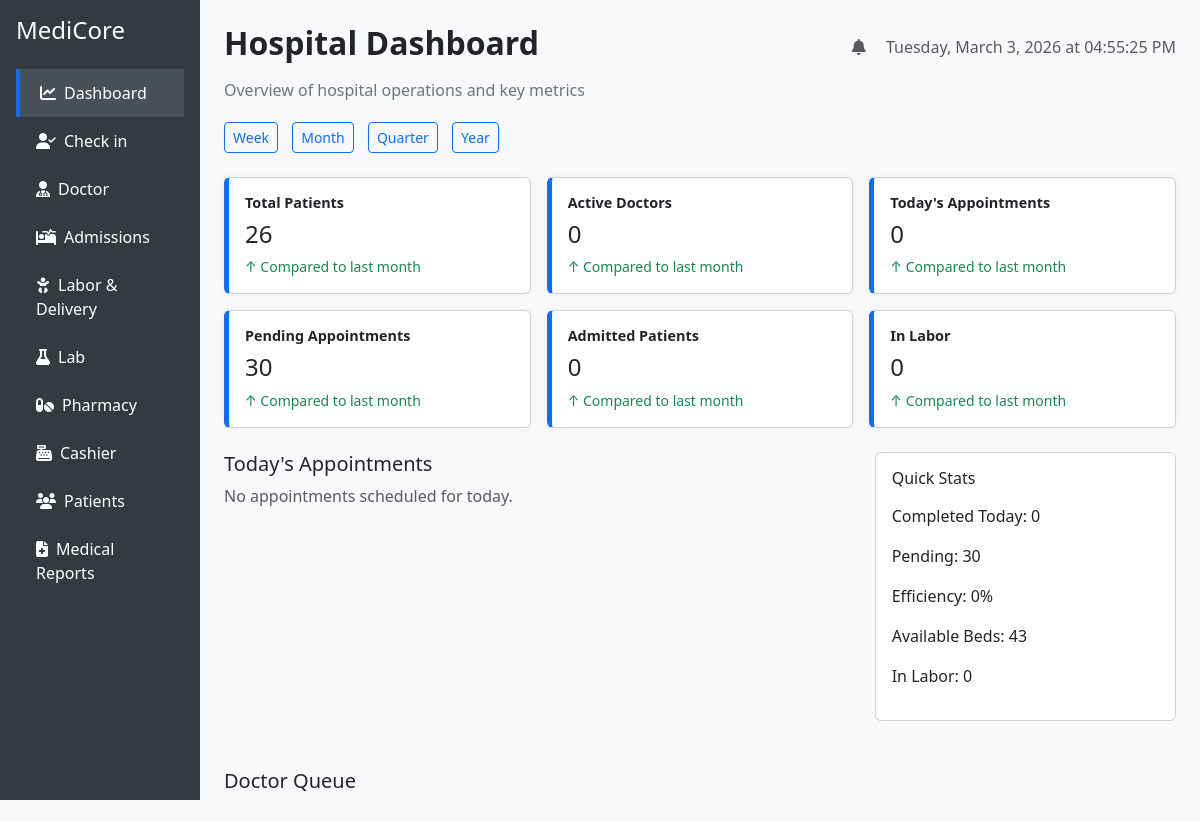
Before: / with the older database file.
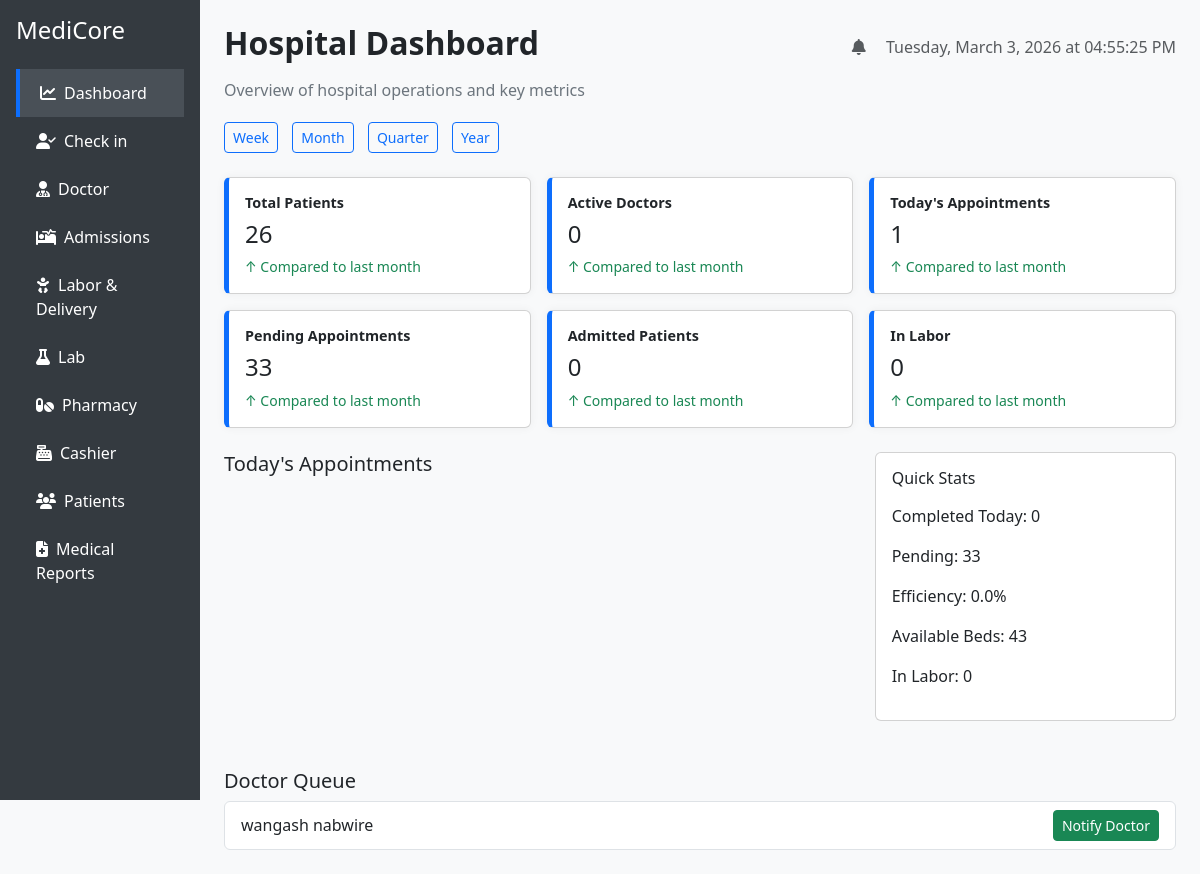
After: the same page with the newer database file.
### tables this page shows
CREATE TABLE appointments (
  id INTEGER PRIMARY KEY AUTOINCREMENT,
  patient_id INTEGER,
  doctor_id INTEGER,
  appointment_date TEXT,
  duration_minutes INTEGER,
  status TEXT,
  appointment_type TEXT,
  notes TEXT,
  is_active INTEGER DEFAULT 1,
  created_at TEXT,
  updated_at TEXT
);

### app.py (the view)
@app.route('/')
def dashboard():
    db = get_db()
    today_sql = datetime.now().strftime('%Y-%m-%d')
    today_display = datetime.now().strftime('%A, %B %d, %Y')
    stats = {
        'total_patients': db.execute(
            "SELECT COUNT(*) FROM patients WHERE is_active = 1"
        ).fetchone()[0],
        'total_doctors': db.execute(
            "SELECT COUNT(*) FROM doctors WHERE is_active = 1"
        ).fetchone()[0],
        'today_appointments': db.execute(
            "SELECT COUNT(*) FROM appointments WHERE DATE(appointment_date) = ?",
            (today_sql,)
        ).fetchone()[0],
        'pending_appointments': db.execute(
            "SELECT COUNT(*) FROM appointments WHERE status IN ('scheduled', 'confirmed')"
        ).fetchone()[0],
        'completed_appointments_today': db.execute(
            "SELECT COUNT(*) FROM appointments WHERE DATE(appointment_date) = ? AND status = 'completed'",
            (today_sql,)
        ).fetchone()[0],
        'admitted_patients': db.execute(
            "SELECT COUNT(*) FROM patients WHERE admission_status = 'admitted'"
        ).fetchone()[0],
        'in_labor': db.execute(
            "SELECT COUNT(*) FROM patients WHERE labor_status = 'active'"
        ).fetchone()[0],
        'available_beds': db.execute(
            "SELECT COUNT(*) FROM beds WHERE status = 'available'"
        ).fetchone()[0],
        'efficiency': 0
    }
    if stats['today_appointments'] > 0:
        stats['efficiency'] = round(
            (stats['completed_appointments_today'] / stats['today_appointments']) * 100, 2
        )
    queue = db.execute("""
        SELECT a.id, p.first_name || ' ' || p.last_name AS patient_name, a.status
        FROM appointments a
        JOIN patients p ON a.patient_id = p.id
        WHERE DATE(a.appointment_date) = ? AND a.status IN ('scheduled', 'confirmed')
        ORDER BY a.appointment_date ASC
    """, (today_sql,)).fetchall()
    appointments = db.execute("""
        SELECT a.*,
               p.first_name || ' ' || p.last_name AS patient_name,
               d.first_name || ' ' || d.last_name AS doctor_name,
               strftime('%H:%M', a.appointment_date) AS time
        FROM appointments a
        JOIN patients p ON a.patient_id = p.id
        JOIN doctors d ON a.doctor_id = d.id
        WHERE DATE(a.appointment_date) = ?
        ORDER BY a.appointment_date ASC
    """, (today_sql,)).fetchall()
    return render_template(
        'dashboard.html',
        stats=stats,
        appointments=appointments,
        queue=queue,
        current_date=today_display
    )

### app.py (called while the page is built)
def get_db():
    conn = sqlite3.connect('hospital.db')
    conn.row_factory = sqlite3.Row
    return conn

### templates/dashboard.html (shortened to what the changed rows need)
<!DOCTYPE html>
<html lang="en">
<head>
  <link href="https://cdn.jsdelivr.net/npm/bootstrap@5.3.0/dist/css/bootstrap.min.css" rel="stylesheet">
  <link href="https://cdnjs.cloudflare.com/ajax/libs/font-awesome/6.4.0/css/all.min.css" rel="stylesheet">
</head>
<body>
  <div class="container-fluid">
    <div class="row">
      <div class="col-md-10 p-4">
        <div class="d-flex justify-content-between align-items-center mb-2">
          <h2 class="fw-bold">Hospital Dashboard</h2>
        </div>
        <div class="row g-3 mb-4">
          {% for label, value in [
            ('Total Patients', stats.total_patients),
            ('Active Doctors', stats.total_doctors),
            ("Today's Appointments", stats.today_appointments),
            ('Pending Appointments', stats.pending_appointments),
            ('Admitted Patients', stats.admitted_patients),
            ('In Labor', stats.in_labor)
          ] %}
          <div class="col-md-4">
            <div class="card metric-card p-3">
              <h6 class="card-title">{{ label }}</h6>
              <h4>{{ value }}</h4>
              <small class="text-success">↑ Compared to last month</small>
            </div>
          </div>
          {% endfor %}
        </div>
        <div class="row">
          <div class="col-md-8">
            <h5>Today's Appointments</h5>
            {% if stats.today_appointments == 0 %}
              <p class="text-muted">No appointments scheduled for today.</p>
            {% endif %}
          </div>
          <div class="col-md-4">
            <div class="card p-3">
              <h6 class="mb-3">Quick Stats</h6>
              <p>Completed Today: {{ stats.completed_appointments_today }}</p>
              <p>Pending: {{ stats.pending_appointments }}</p>
              <p>Efficiency: {{ stats.efficiency }}%</p>
              <p>Available Beds: {{ stats.available_beds }}</p>
              <p>In Labor: {{ stats.in_labor }}</p>
            </div>
          </div>
        </div>
        <div class="mt-5">
          <ul class="list-group">
            {% for item in queue %}
              <li class="list-group-item d-flex justify-content-between align-items-center">
                {{ item.patient_name }}
                <a href="{{ url_for('notify_doctor_ready', appointment_id=item.id) }}" class="btn btn-sm btn-success">Notify Doctor</a>
              </li>
            {% endfor %}
          </ul>
        </div>
      </div>
    </div>
  </div>
</body>
</html>

Changed rows visible on the page:
added appointments: patient_name "wangash nabwire"
Other visible differences:
{{ stats.pending_appointments }}: "30" → "33"
{{ stats.efficiency }}: "0" → "0.0"
new list line: "Today's Appointments 1 ↑ Compared to last month"
new list line: "Pending Appointments 33 ↑ Compared to last month"
list line gone: "Today's Appointments 0 ↑ Compared to last month"
list line gone: "Pending Appointments 30 ↑ Compared to last month"
text no longer shown: "No appointments scheduled for today."
